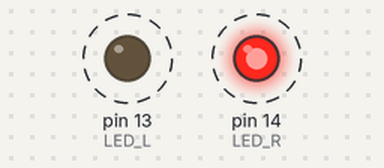
Simulated run of this sketch. Board: Arduino Uno, built with avr-gcc and run on an emulated ATmega328P. Shown: output pins drawn as LEDs (lit = HIGH). Dashed ring = blinking.

Above: at 0.12 s.
Timing chart, 0 to 3.0 s (numbered marks = the images above):
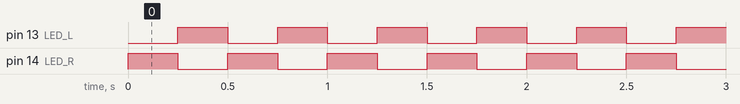

Measured:
- by itself, pin 13 (LED_L), pin 14 (LED_R): alternates HIGH for 0.25 s and LOW for 0.25 s

The sketch:

ArduBotPro_LEDcontrol.ino
```cpp
// definitions of constants and variables
#define LED_R 14
#define LED_L 13
char sLED = HIGH;

void setup() {  // put your setup code here, to run once:
  // set output pins
  pinMode(LED_R, OUTPUT);
  pinMode(LED_L, OUTPUT);
}

void loop() {   // put your main code here, to run repeatedly:
  sLED = !sLED;
  digitalWrite(LED_R, !sLED);
  digitalWrite(LED_L, sLED);
  delay(250);
}
```
